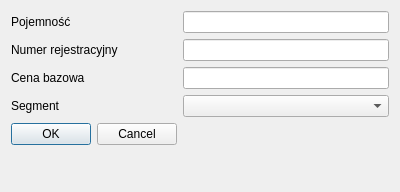
<?xml version="1.0" encoding="UTF-8"?>
<ui version="4.0">
 <class>NewCar</class>
 <widget class="QDialog" name="NewCar">
  <property name="geometry">
   <rect>
    <x>0</x>
    <y>0</y>
    <width>400</width>
    <height>192</height>
   </rect>
  </property>
  <property name="windowTitle">
   <string>Nowy samochód</string>
  </property>
  <layout class="QFormLayout" name="formLayout">
   <item row="4" column="0">
    <widget class="QDialogButtonBox" name="buttonBox">
     <property name="orientation">
      <enum>Qt::Horizontal</enum>
     </property>
     <property name="standardButtons">
      <set>QDialogButtonBox::Cancel|QDialogButtonBox::Ok</set>
     </property>
    </widget>
   </item>
   <item row="0" column="0">
    <widget class="QLabel" name="label">
     <property name="text">
      <string>Pojemność</string>
     </property>
    </widget>
   </item>
   <item row="0" column="1">
    <widget class="QLineEdit" name="engineDisplacement"/>
   </item>
   <item row="1" column="0">
    <widget class="QLabel" name="label_2">
     <property name="text">
      <string>Numer rejestracyjny</string>
     </property>
    </widget>
   </item>
   <item row="1" column="1">
    <widget class="QLineEdit" name="id"/>
   </item>
   <item row="2" column="0">
    <widget class="QLabel" name="label_3">
     <property name="text">
      <string>Cena bazowa</string>
     </property>
    </widget>
   </item>
   <item row="2" column="1">
    <widget class="QLineEdit" name="baseRentPrice"/>
   </item>
   <item row="3" column="0">
    <widget class="QLabel" name="label_4">
     <property name="text">
      <string>Segment</string>
     </property>
    </widget>
   </item>
   <item row="3" column="1">
    <widget class="QComboBox" name="segment"/>
   </item>
  </layout>
 </widget>
 <resources/>
 <connections>
  <connection>
   <sender>buttonBox</sender>
   <signal>accepted()</signal>
   <receiver>NewCar</receiver>
   <slot>accept()</slot>
   <hints>
    <hint type="sourcelabel">
     <x>248</x>
     <y>254</y>
    </hint>
    <hint type="destinationlabel">
     <x>157</x>
     <y>274</y>
    </hint>
   </hints>
  </connection>
  <connection>
   <sender>buttonBox</sender>
   <signal>rejected()</signal>
   <receiver>NewCar</receiver>
   <slot>reject()</slot>
   <hints>
    <hint type="sourcelabel">
     <x>316</x>
     <y>260</y>
    </hint>
    <hint type="destinationlabel">
     <x>286</x>
     <y>274</y>
    </hint>
   </hints>
  </connection>
 </connections>
</ui>
